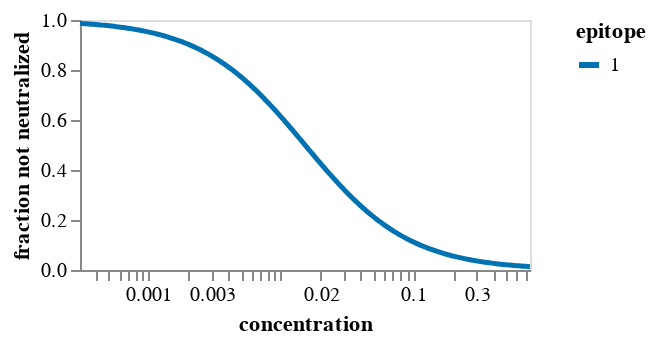

The cell this chart's notebook holds for it:
### Markdown cell above
## Fit `polyclonal` model
Fit the model.
If there is more than one epitope, we fit models with fewer epitopes too:

### Code cell
# first build up arguments used to specify fitting
n_epitopes = params["polyclonal_params"]["n_epitopes"]
spatial_distances = params["polyclonal_params"]["spatial_distances"]
fit_kwargs = params["polyclonal_params"]["fit_kwargs"]
escape_plot_kwargs = params["escape_plot_kwargs"]
plot_hide_stats = params["plot_hide_stats"]

site_numbering_map = pd.read_csv(site_numbering_map_csv).sort_values("sequential_site")

escape_plot_kwargs["df_to_merge"] = [
    site_numbering_map.rename(columns={"reference_site": "site"})[
        ["site", "sequential_site", "region"]
    ]
]

if "addtl_slider_stats" not in escape_plot_kwargs:
    escape_plot_kwargs["addtl_slider_stats"] = {}
if "addtl_slider_stats_hide_not_filter" not in escape_plot_kwargs:
    escape_plot_kwargs["addtl_slider_stats_hide_not_filter"] = []

for stat, stat_d in plot_hide_stats.items():
    escape_plot_kwargs["addtl_slider_stats"][stat] = stat_d["init"]
    escape_plot_kwargs["addtl_slider_stats_hide_not_filter"].append(stat)
    escape_plot_kwargs["df_to_merge"].append(
        pd.read_csv(stat_d["csv"]).rename(columns={stat_d["csv_col"]: stat})[
            ["site", "mutant", stat]
        ]
    )

if spatial_distances is not None:
    print(f"Reading spatial distances from {spatial_distances}")
    spatial_distances = pd.read_csv(spatial_distances)
    print(f"Read spatial distances for {len(spatial_distances)} residue pairs")

# now fit the models
for n in range(1, n_epitopes + 1):
    print(f"\n\nFitting a model for {n} epitopes")

    model = polyclonal.Polyclonal(
        n_epitopes=n,
        data_to_fit=(
            prob_escape.query("retain").query("use_in_fit")[
                ["aa_substitutions", "concentration", "prob_escape"]
            ]
        ),
        alphabet=polyclonal.AAS_WITHSTOP_WITHGAP,
        spatial_distances=spatial_distances,
        sites=site_numbering_map["reference_site"],
    )

    opt_res = model.fit(**fit_kwargs)

    print("Here is the neutralization curve:")
    display(model.curves_plot())
    print("Here is the mutation-escape plot:")
    display(model.mut_escape_plot(**escape_plot_kwargs))

print(f"\n\nWriting the {n} epitope model to {pickle_file}")
with open(pickle_file, "wb") as f:
    pickle.dump(model, f)

### Figure 1 — Vega-Lite specification as saved in the notebook (floating-point values rounded to 4 significant figures; data arrays with more than 128 entries replaced by an {"elided": "..."} marker saying what was removed)
{"config": {"view": {"continuousWidth": 300, "continuousHeight": 300}, "axis": {"grid": false, "labelOverlap": true}, "legend": {"symbolStrokeWidth": 3}}, "data": {"name": "data-0d8ea44c29d4e88c1c74bfab2aaa1874"}, "mark": {"type": "line"}, "encoding": {"color": {"field": "epitope", "scale": {"domain": ["1"], "range": ["#0072B2"]}, "sort": ["1"], "type": "nominal"}, "detail": {}, "opacity": {"field": "is_weighted_replicate", "legend": null, "scale": {"domain": [0, 1], "nice": false, "range": [0.5, 1]}, "type": "quantitative"}, "strokeWidth": {"field": "is_weighted_replicate", "legend": null, "scale": {"domain": [0, 1], "nice": false, "range": [1, 2.5]}, "type": "quantitative"}, "tooltip": [{"field": "epitope", "type": "nominal"}, {"field": "activity", "format": ".3g", "type": "quantitative"}, {"field": "hill_coefficient", "format": ".3g", "type": "quantitative"}, {"field": "non_neutralized_frac", "format": ".3g", "type": "quantitative"}, {"field": "c", "format": ".3g", "title": "concentration", "type": "quantitative"}, {"field": "u", "format": ".3g", "title": "fraction not neutralized", "type": "quantitative"}], "x": {"field": "c", "scale": {"nice": false, "type": "log"}, "title": "concentration", "type": "quantitative"}, "y": {"field": "u", "title": "fraction not neutralized", "type": "quantitative"}}, "height": 125, "params": [{"name": "param_1", "select": {"type": "point", "fields": ["epitope"]}, "bind": "legend"}], "transform": [{"filter": {"param": "param_1"}}], "width": 225, "$schema": "https://vega.github.io/schema/vega-lite/v5.8.0.json", "datasets": {"data-0d8ea44c29d4e88c1c74bfab2aaa1874": {"elided": "200 records"}}}
